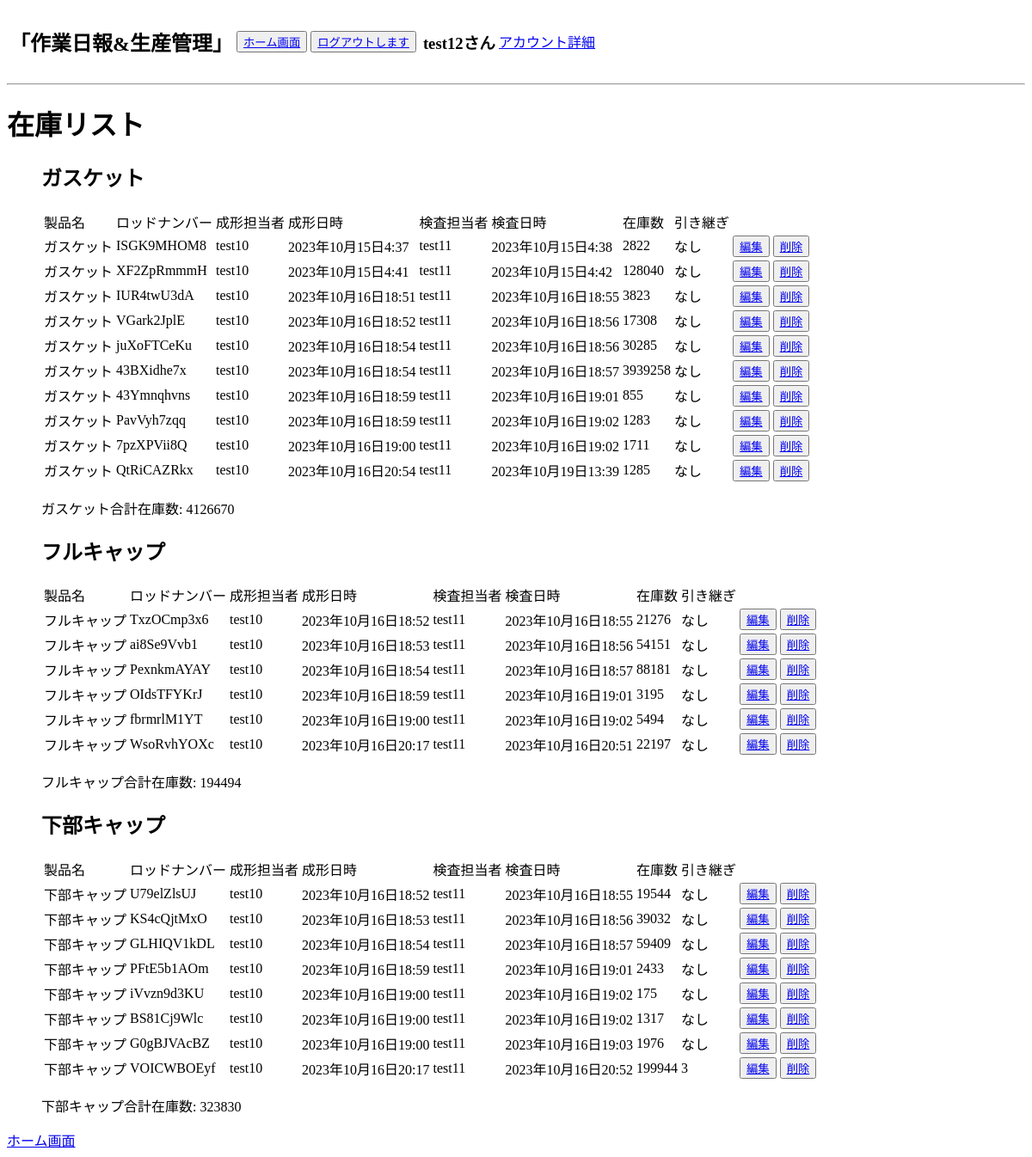
The page /daily_report/stocks_list/ (signed in) on the database as committed earlier.
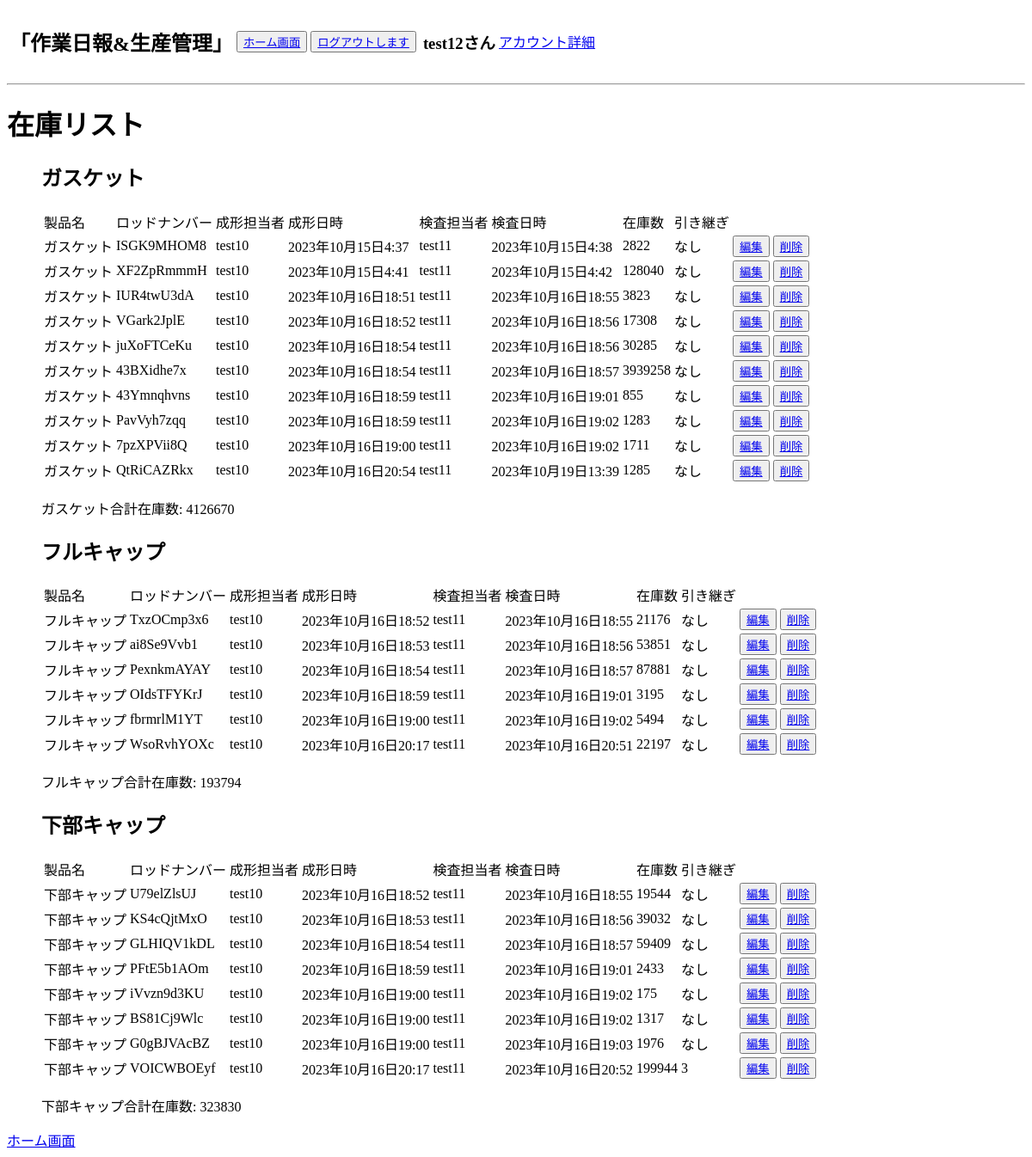
The same page on the database as committed later.
### product_management/models.py (models this page shows, shortened)
class Stock(models.Model):
    product = models.ForeignKey(
        Products, on_delete=models.CASCADE, verbose_name='製品名'
    )
    lot_number = models.CharField(max_length=10, verbose_name='ロッド番号',default='')
    stocks = models.IntegerField(verbose_name="在庫数")
    molding_user = models.ForeignKey(
        Users, on_delete=models.CASCADE, verbose_name='成形担当ユーザー名',null=True,related_name='molding_stock_set',
    )
    molding_time = models.DateTimeField(verbose_name='成形日時', default=datetime(2001, 1, 1, 0, 0, 0))
    inspection_user = models.ForeignKey(
        Users, on_delete=models.CASCADE, verbose_name='検査担当ユーザー名',null=True,related_name='inspection_stock_set',
    )
    memo = models.CharField(max_length=255,verbose_name="引き継ぎメモ",null=True,blank=True)
    created_at = models.DateTimeField(verbose_name='検査日時',auto_now_add=True)
    updated_at = models.DateTimeField(auto_now=True)
    class Meta:
        verbose_name = '在庫'
        db_table = 'stock'

### daily_report/models.py (models this page shows, shortened)
class Products(models.Model):
    name = models.CharField(max_length=255,verbose_name="製品名")
    code = models.CharField(max_length=50,verbose_name="製品コード")
    quantity = models.IntegerField(verbose_name="製品取り数")
    memo = models.CharField(max_length=255,blank=True, null=True,verbose_name="製品メモ")
    created_at = models.DateTimeField(auto_now_add=True)
    updated_at = models.DateTimeField(auto_now=True)
    class Meta:
        verbose_name = '製品情報'
        db_table = 'products'

### accounts/models.py (models this page shows, shortened)
class Users(AbstractBaseUser, PermissionsMixin):
    username = models.CharField(max_length=150, unique=True, verbose_name="ユーザー名")
    birthday = models.DateField(null=True,blank=True, verbose_name="生年月日")
    phone = models.CharField(max_length=11,null=True,blank=True, verbose_name="携帯番号")
    email = models.EmailField(max_length=255, unique=True, verbose_name="メールアドレス")
    department = models.ForeignKey(
        Departments, on_delete=models.PROTECT, null=True,blank=True
    )
    is_active = models.BooleanField(default=True)
    is_staff = models.BooleanField(default=False)
    USERNAME_FIELD = 'username'
    EMAIL_FIELD = 'email'
    REQUIRED_FIELDS = ['email']
    objects = UsersManager()

### daily_report/views.py (the view)
# urls.py: path('stocks_list/', StockListView.as_view(), name='stock_list'),
class StockListView(LoginRequiredMixin, ListView):
    model = Stock
    template_name = os.path.join('stock', 'stock_list.html')
    context_object_name = 'stocks'
    def get_context_data(self, **kwargs):
        context = super().get_context_data(**kwargs)
        grouped_stocks = Stock.objects.values('product__name').annotate(total_stocks=Sum('stocks'))
        context['grouped_stocks'] = grouped_stocks
        return context

### accounts/context_processors.py (called while the page is built)
def my_custom_context(request):
    protocol = 'http' if request.is_secure() else 'https'
    domain = request.get_host()
    return {
        'protocol': protocol,
        'domain': domain,
    }

### templates/stock/stock_list.html (shortened to what this page needs)
{% extends 'base.html' %}
{% block content %}
<h1>在庫リスト</h1>
{% if grouped_stocks %}
<ul>
    {% for grouped_stock in grouped_stocks %}
    <h2>{{ grouped_stock.product__name }}</h2>
    <table>
        <thead>
            <tr>
                <td>製品名</td>
                <td>ロッドナンバー</td>
                <td>成形担当者</td>
                <td>成形日時</td>
                <td>検査担当者</td>
                <td>検査日時</td>
                <td>在庫数</td>
                <td>引き継ぎ</td>
            </tr>
        </thead>
        <tbody>
            {% for stock in stocks %}
              {% if stock.product.name == grouped_stock.product__name %}
              <tr>
                <td>{{ stock.product.name }}</td>
                <td>{{ stock.lot_number }}</td>
                <td>{{ stock.molding_user }}</td>
                <td>{{ stock.molding_time }}</td>
                <td>{{ stock.inspection_user }}</td>
                <td>{{ stock.created_at }}</td>
                <td>{{ stock.stocks }}</td>
                <td>{{ stock.memo }}</td>
                <td><button><a href="{% url 'daily_report:stock_edit' stock.id %}">編集</a></button></td>
                <td><button><a href="{% url 'daily_report:stock_delete' stock.id %}">削除</a></button></td>
              </tr>
              {% endif %}
            {% endfor %}
        </tbody>
    </table>
    <p>{{ grouped_stock.product__name }}合計在庫数: {{ grouped_stock.total_stocks }}</p>
    {% endfor %}
</ul>
{% endif %}
{% if request.user.is_staff %}
<a href="{% url 'product_management:staff_home' %}">ホーム画面(staff)</a>
{% else %}
<a href="{% url 'daily_report:report_list' %}">ホーム画面</a>
{% endif %}
{% endblock %}

Rows that differ between the two databases and show on the page:
computed for Products "フルキャップ": total_stocks "194494" → "193794"
changed Stock "TxzOCmp3x6": stocks "21276" → "21176"
changed Stock "ai8Se9Vvb1": stocks "54151" → "53851"
changed Stock "PexnkmAYAY": stocks "88181" → "87881"
